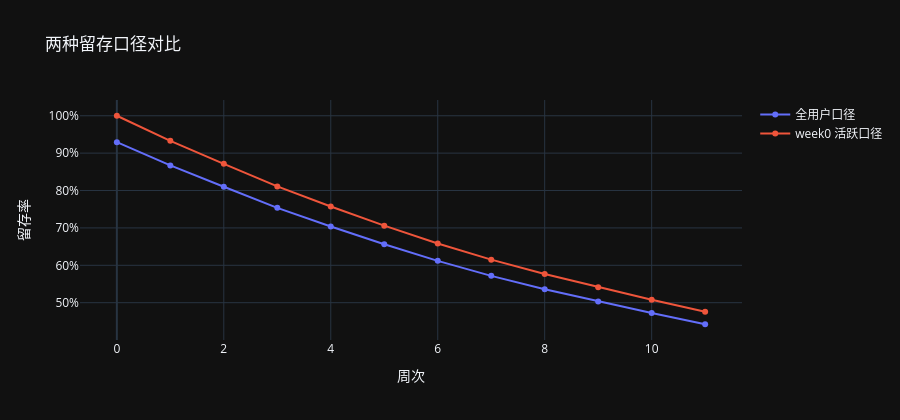

The cell this chart's notebook holds for it:
### Markdown cell above
## 4. 留存分析

### 4.1 两种留存口径对比

- **全用户口径**：分母是 retention 表里所有用户（原口径）
- **week0 活跃口径**：分母只含 week 0 活跃用户（标准口径）

两种口径的差异反映「week 0 就不活跃」的用户比例。

### Code cell
dual = retention_dual_view(retention, users)
display(dual.head(12))

import plotly.graph_objects as go
fig = go.Figure()
fig.add_trace(go.Scatter(
    x=dual["week"], y=dual["retention_all_users"],
    mode="lines+markers", name="全用户口径",
))
fig.add_trace(go.Scatter(
    x=dual["week"], y=dual["retention_week0_active"],
    mode="lines+markers", name="week0 活跃口径",
))
fig.update_layout(
    height=420, yaxis_tickformat=".0%",
    xaxis_title="周次", yaxis_title="留存率",
    title="两种留存口径对比",
)
fig.show()

### Figure 1 — Plotly figure (JSON) as saved in the notebook; plotly's stock layout.template omitted (floating-point values rounded to 4 significant figures)
{"data": [{"mode": "lines+markers", "name": "全用户口径", "x": [0, 1, 2, 3, 4, 5, 6, 7, 8, 9, 10, 11], "y": [0.9294, 0.8671, 0.81, 0.7537, 0.7037, 0.6562, 0.6119, 0.5718, 0.5359, 0.5033, 0.4722, 0.4423], "type": "scatter"}, {"mode": "lines+markers", "name": "week0 活跃口径", "x": [0, 1, 2, 3, 4, 5, 6, 7, 8, 9, 10, 11], "y": [1.0, 0.9329, 0.8715, 0.811, 0.7572, 0.7061, 0.6584, 0.6152, 0.5766, 0.5415, 0.508, 0.4759], "type": "scatter"}], "layout": {"yaxis": {"tickformat": ".0%", "title": {"text": "留存率"}}, "height": 420, "xaxis": {"title": {"text": "周次"}}, "title": {"text": "两种留存口径对比"}}}
